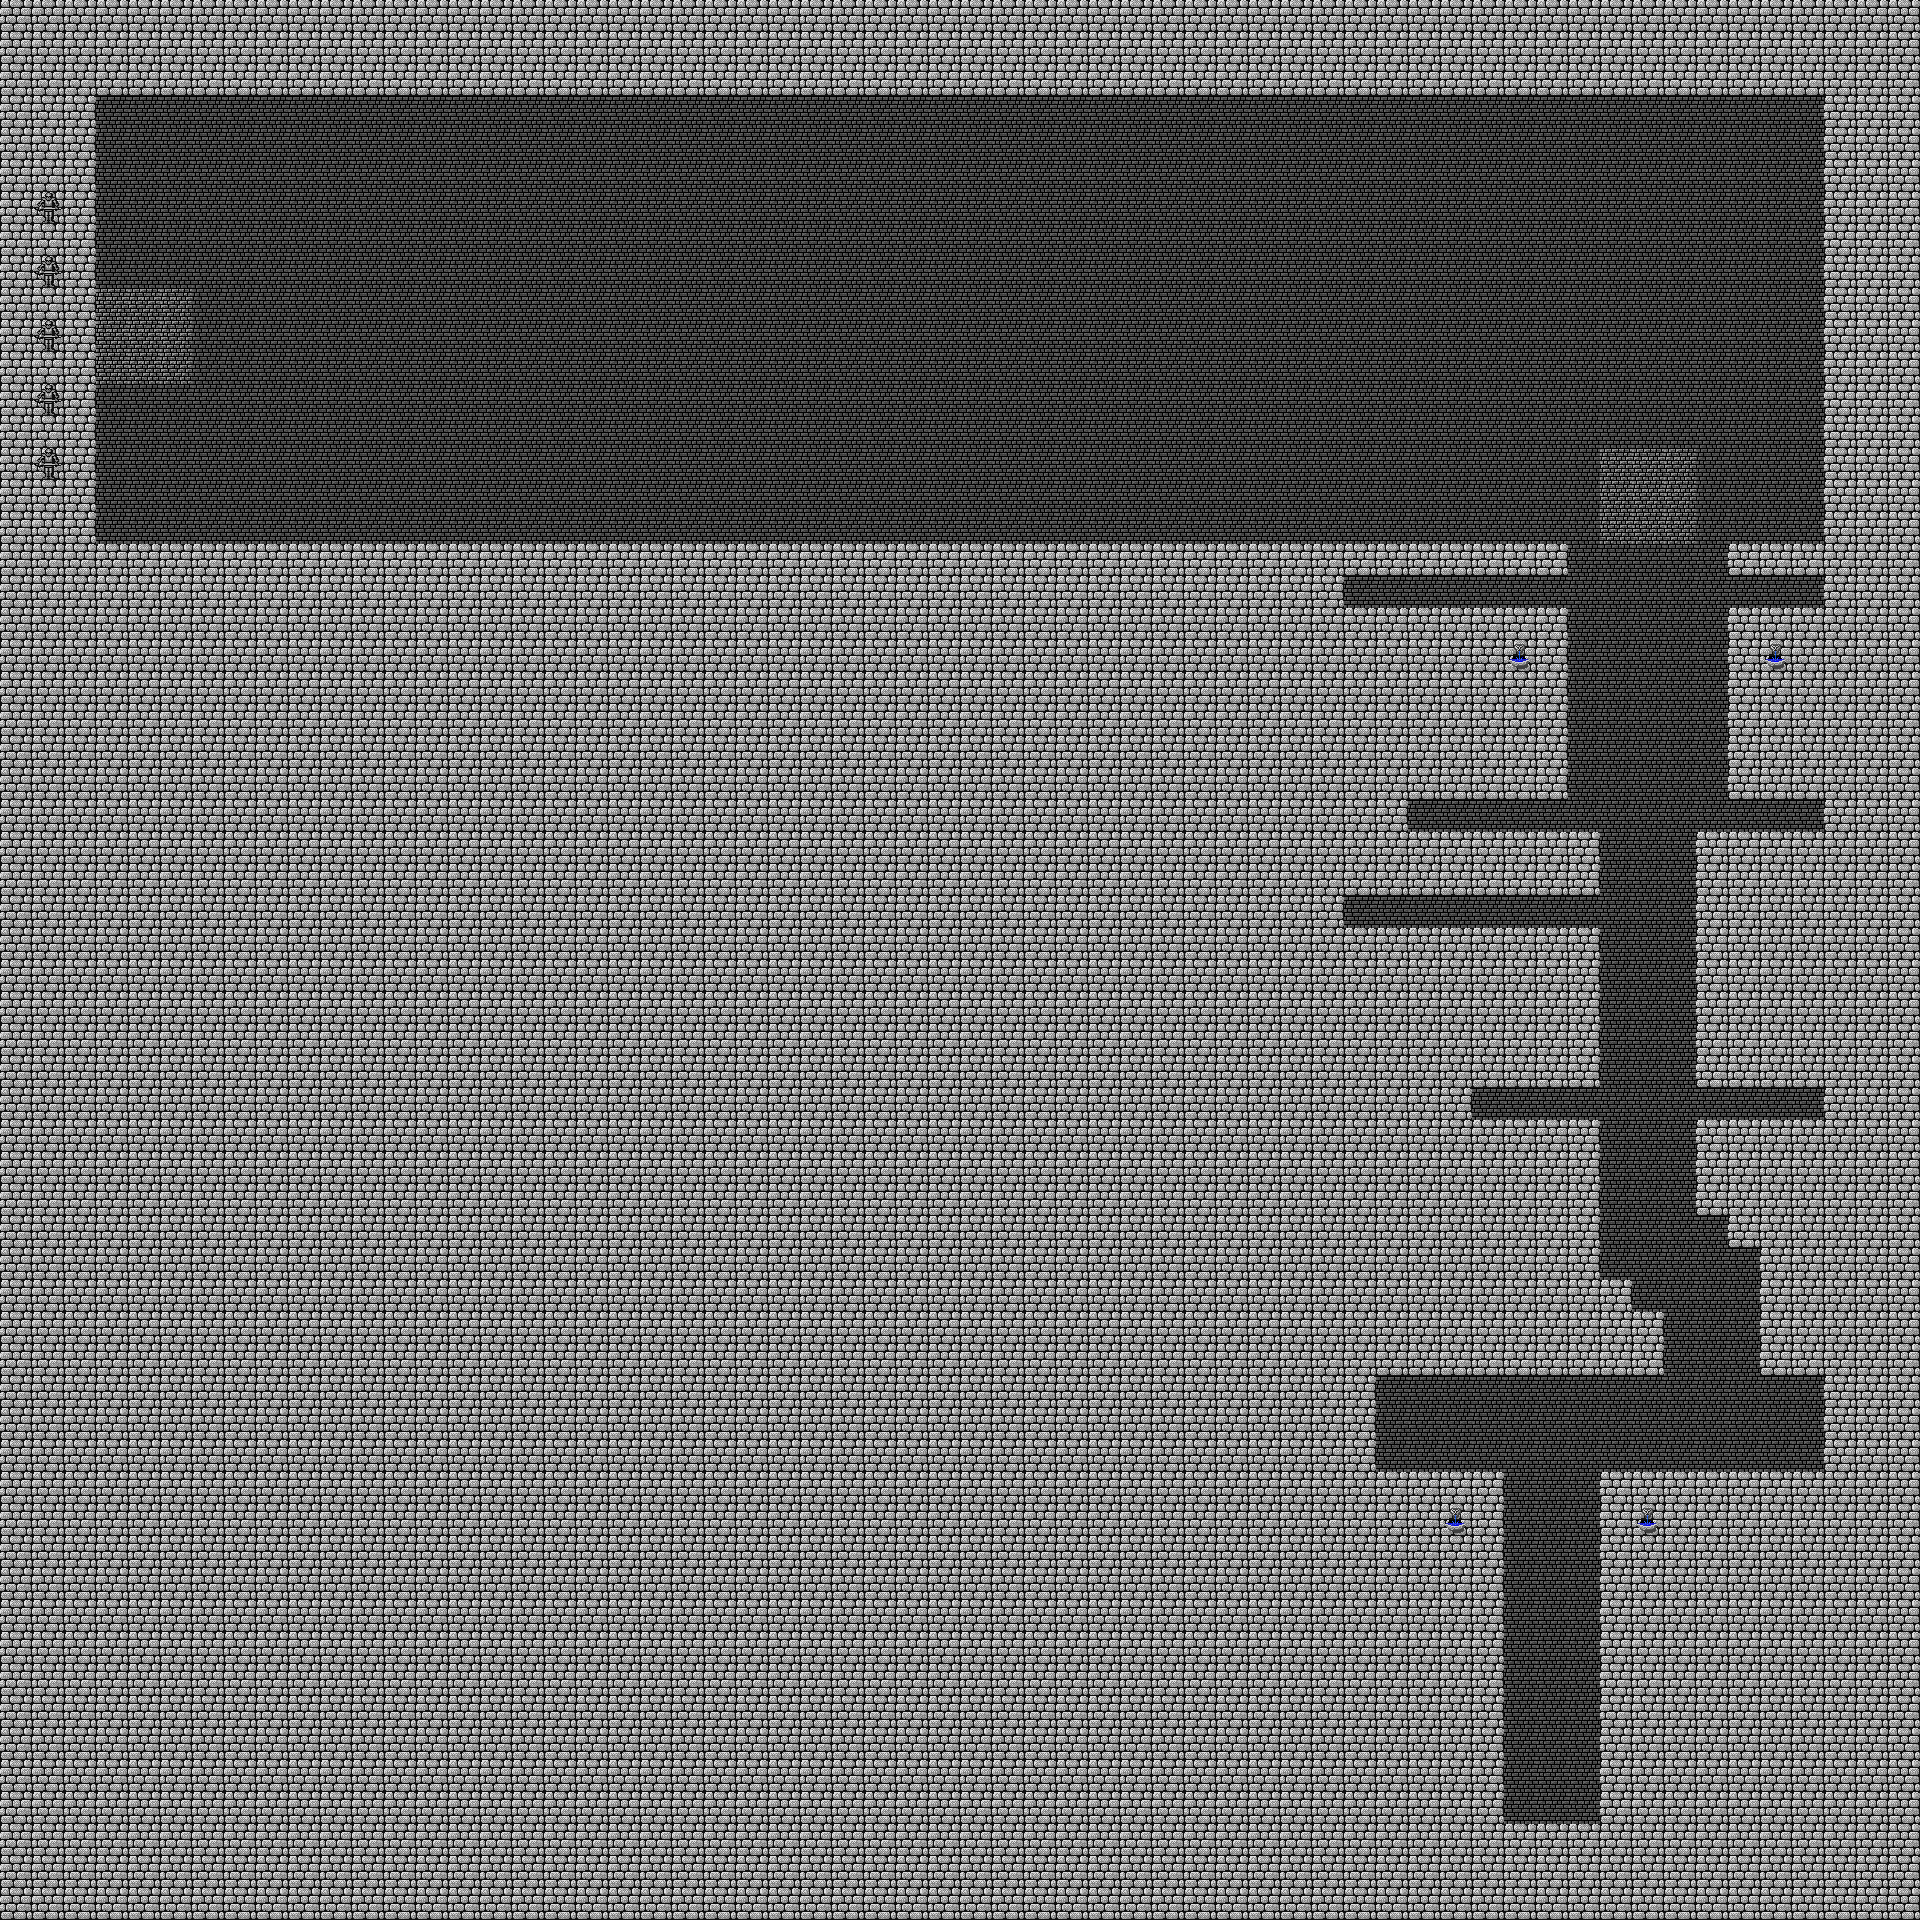

This game map was drawn from its Tiled (.tmx) file and the tilesets committed beside it. A one-line description and the trimmed map source follow:
An orthogonal 60x60 tile map with 32x32 px tiles, 1 tile layer (Tile Layer 1), 6 tilesets and 19 objects.

<map version="1.0" orientation="orthogonal" width="60" height="60" tilewidth="32" tileheight="32">
 <tileset firstgid="1" name="tilesheet" tilewidth="32" tileheight="32">
  <image source="../public/images/tilesheet.png" width="736" height="672" />
  <terraintypes>
   <terrain name="asdf" tile="-1" />
  </terraintypes>
  <tile id="0" terrain="0,0,0,0" />
 </tileset>
 <tileset firstgid="484" name="exit" tilewidth="96" tileheight="96">
  <image source="../public/images/exit.png" width="96" height="96" />
 </tileset>
 <tileset firstgid="485" name="spike" tilewidth="32" tileheight="32">
  <image source="../public/images/spike.png" width="32" height="32" />
 </tileset>
 <tileset firstgid="486" name="box" tilewidth="32" tileheight="32">
  <image source="../public/images/box.png" width="32" height="32" />
 </tileset>
 <tileset firstgid="487" name="baddie" tilewidth="32" tileheight="32">
  <image source="../public/images/baddie.png" width="128" height="32" />
 </tileset>
 <tileset firstgid="491" name="button" tilewidth="32" tileheight="32">
  <image source="../public/images/button.png" width="64" height="32" />
 </tileset>
 <layer name="Tile Layer 1" width="60" height="60">
  <data>[3600 cells, 3600 non-empty, 5 distinct tile ids]</data>
 </layer>
 <objectgroup name="Spike Layer" width="60" height="60">
  <object gid="485" x="864" y="256">
   <properties>
    <property name="moves" value="vertical" />
   </properties>
  </object>
  <object gid="485" x="608" y="192">
   <properties>
    <property name="moves" value="vertical" />
   </properties>
  </object>
  <object gid="485" x="352" y="128">
   <properties>
    <property name="moves" value="vertical" />
   </properties>
  </object>
  <object gid="485" x="1376" y="384">
   <properties>
    <property name="moves" value="vertical" />
   </properties>
  </object>
  <object gid="485" x="1120" y="320">
   <properties>
    <property name="moves" value="vertical" />
   </properties>
  </object>
  <object gid="485" x="1344" y="608">
   <properties>
    <property name="moves" value="horizontal" />
   </properties>
  </object>
  <object gid="485" x="1408" y="832">
   <properties>
    <property name="moves" value="horizontal" />
   </properties>
  </object>
  <object gid="485" x="1472" y="1120">
   <properties>
    <property name="moves" value="horizontal" />
   </properties>
  </object>
  <object gid="485" x="1440" y="1408">
   <properties>
    <property name="moves" value="horizontal" />
   </properties>
  </object>
  <object gid="485" x="1472" y="1440">
   <properties>
    <property name="moves" value="horizontal" />
   </properties>
  </object>
 </objectgroup>
 <objectgroup name="Exit" width="60" height="60">
  <object gid="484" x="1504" y="1824" />
 </objectgroup>
 <objectgroup name="Spawn" width="60" height="60">
  <object x="128" y="320">
   <polyline points="0,0 0,32 32,32 32,0 0,0" />
  </object>
 </objectgroup>
 <objectgroup name="Box Layer" width="60" height="60">
  <object gid="486" x="1376" y="928" />
  <object gid="486" x="1408" y="928" />
 </objectgroup>
 <objectgroup name="Baddies" width="60" height="60">
  <object gid="488" x="736" y="544" />
  <object gid="488" x="1024" y="128" />
  <object gid="488" x="1248" y="544" />
  <object gid="488" x="1344" y="928">
   <properties>
    <property name="body.mass" value="10000" />
   </properties>
  </object>
  <object gid="488" x="1280" y="544" />
 </objectgroup>
 <objectgroup name="Buttons" width="60" height="60" />
</map>
